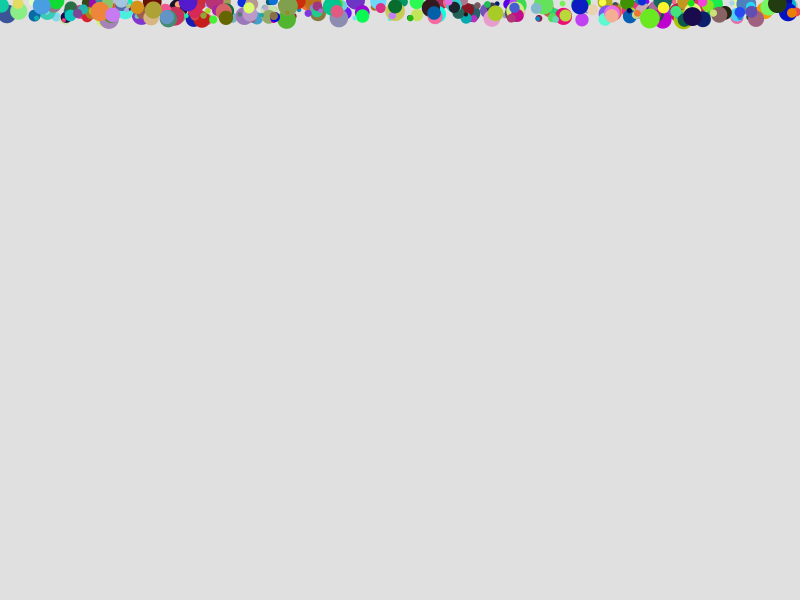
Frame 1 (no input)
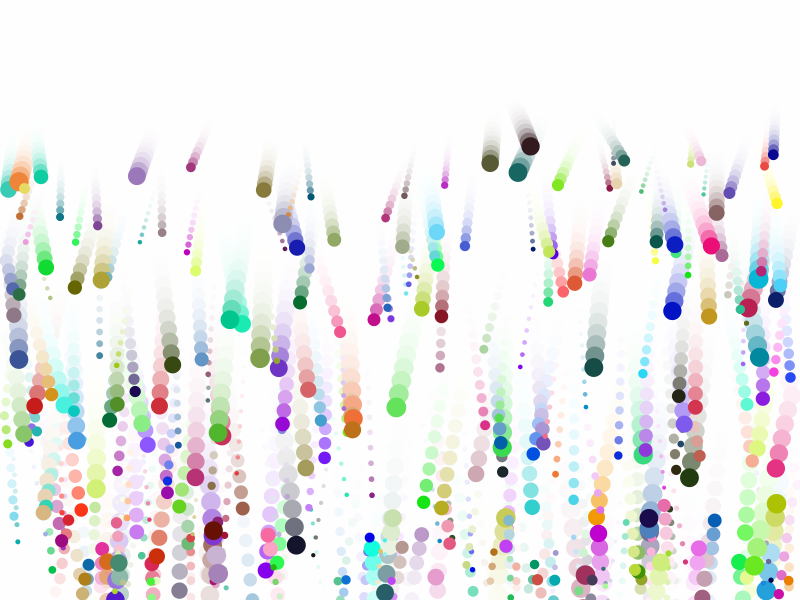
Frame 60 (the mouse pressed at the canvas centre just before this capture)
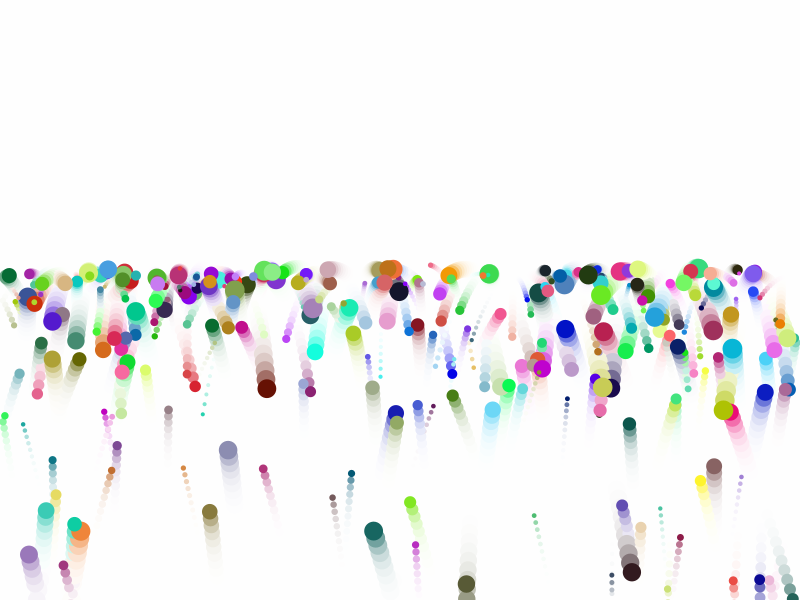
Frame 120 (the mouse held since frame 60 and released just before this capture)

The Processing sketch that drew these frames (run headless with seeded random() and noise(); from frame 60 on, the mouse is pressed at the canvas centre):

// Processing sketch: euler_integration_06
// ── euler_integration_06.pde
/**
 * Euler Integration (v06)
 * Simulating materials
 */

int ballCount = 300;
//create the memory for the entire array structure
EulerBall[] balls = new EulerBall[ballCount];

void setup() {
  size(800, 600);
  for (int i=0; i<ballCount; i++) {
    balls[i] = new EulerBall(new PVector(random(width), random(20)), random(2, 10), color(random(255), random(255), random(255)), new PhysObj(new PVector(random(-3, 3), 0), random(.08, .4), .75, .85));
  }
}

void draw() {
  //background(255);
  fill(255, 100);
  rect(-1, -1, width+2, height+2);
  for (int i=0; i<ballCount; i++) {
    balls[i].move();
    balls[i].render();
    balls[i].boundsCollision();
  }
}

// ── EulerBall.pde
class EulerBall {

  PVector pos;
  float radius;
  color col;
  PhysObj physObj;

  /// PhysObj(PVector spd, float accel, float damping, float friction)

  EulerBall() {
  }

  EulerBall(PVector pos, float radius, color col, PhysObj physObj) {
    this.pos = pos;
    this.radius = radius;
    this.col = col;
    this.physObj = physObj;
  }

  void move() {
    physObj.spd.y+=physObj.accel;
    pos.add(physObj.spd);
  }

  void render() {
    noStroke();
    fill(this.col);
    ellipse(pos.x, pos.y, radius*2, radius*2);
  }

  void boundsCollision() {
    if (pos.x>width-radius) {
      pos.x = width-radius;
      physObj.spd.x *=-1;
    } else if (pos.x<radius) {
      pos.x = radius;
      physObj.spd.x *=-1;
    }

    if (pos.y<radius) {
      pos.y = radius;
      physObj.spd.y *=-1;
    }

    if (pos.y>height-radius) {
      pos.y = height-radius;
      physObj.spd.y *=-1;
      physObj.spd.y*=  physObj.damping;
      physObj.spd.x*=  physObj.friction;
    }
  }

  //void setAccel(float accel) {
  //   physObj.accel = accel;
  //}

  //void setDamping(float damp) {
  //   physObj.damping = damp;
  //}

  //void setFriction(float fric) {
  //  physObj.friction = fric;
  //}
}

// ── PhysObj.pde
class PhysObj{
  // properties
  PVector spd;
  float accel;
  float damping;
  float friction;
  
  PhysObj(){
  }
  
  // overloaded cstr
  PhysObj(PVector spd, float accel, float damping, float friction){
    this.spd = spd;
    this.accel = accel;
    this.damping = damping;
    this.friction = friction;
  }
  
}
